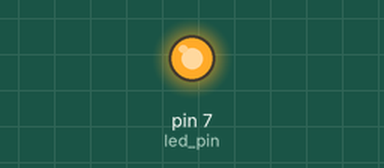
Simulated run of this sketch. Board: Arduino Uno, built with avr-gcc and run on an emulated ATmega328P. Shown: output pins drawn as LEDs (lit = HIGH).

Above: at 1.5 s.
At 4.5 s:
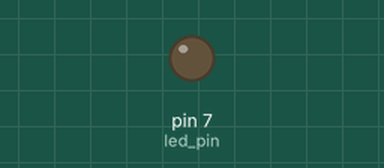
Timing chart, 0 to 7.8 s (numbered marks = the images above):
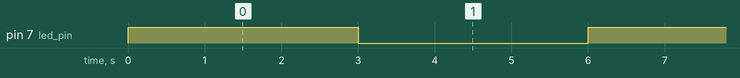

The sketch:

ex03.ino
```cpp
int led_pin = 7;
void setup()
{
  pinMode(led_pin, OUTPUT);
}

void loop()
{
  // turn the LED on (HIGH is the voltage level)
  digitalWrite(led_pin, HIGH);
  delay(3000); // Wait for 3s

  digitalWrite(led_pin, LOW);
  delay(3000); // Wait for 3s
}
```

Measured:
- by itself, pin 7 (led_pin): alternates HIGH for 3.0 s and LOW for 3.0 s
